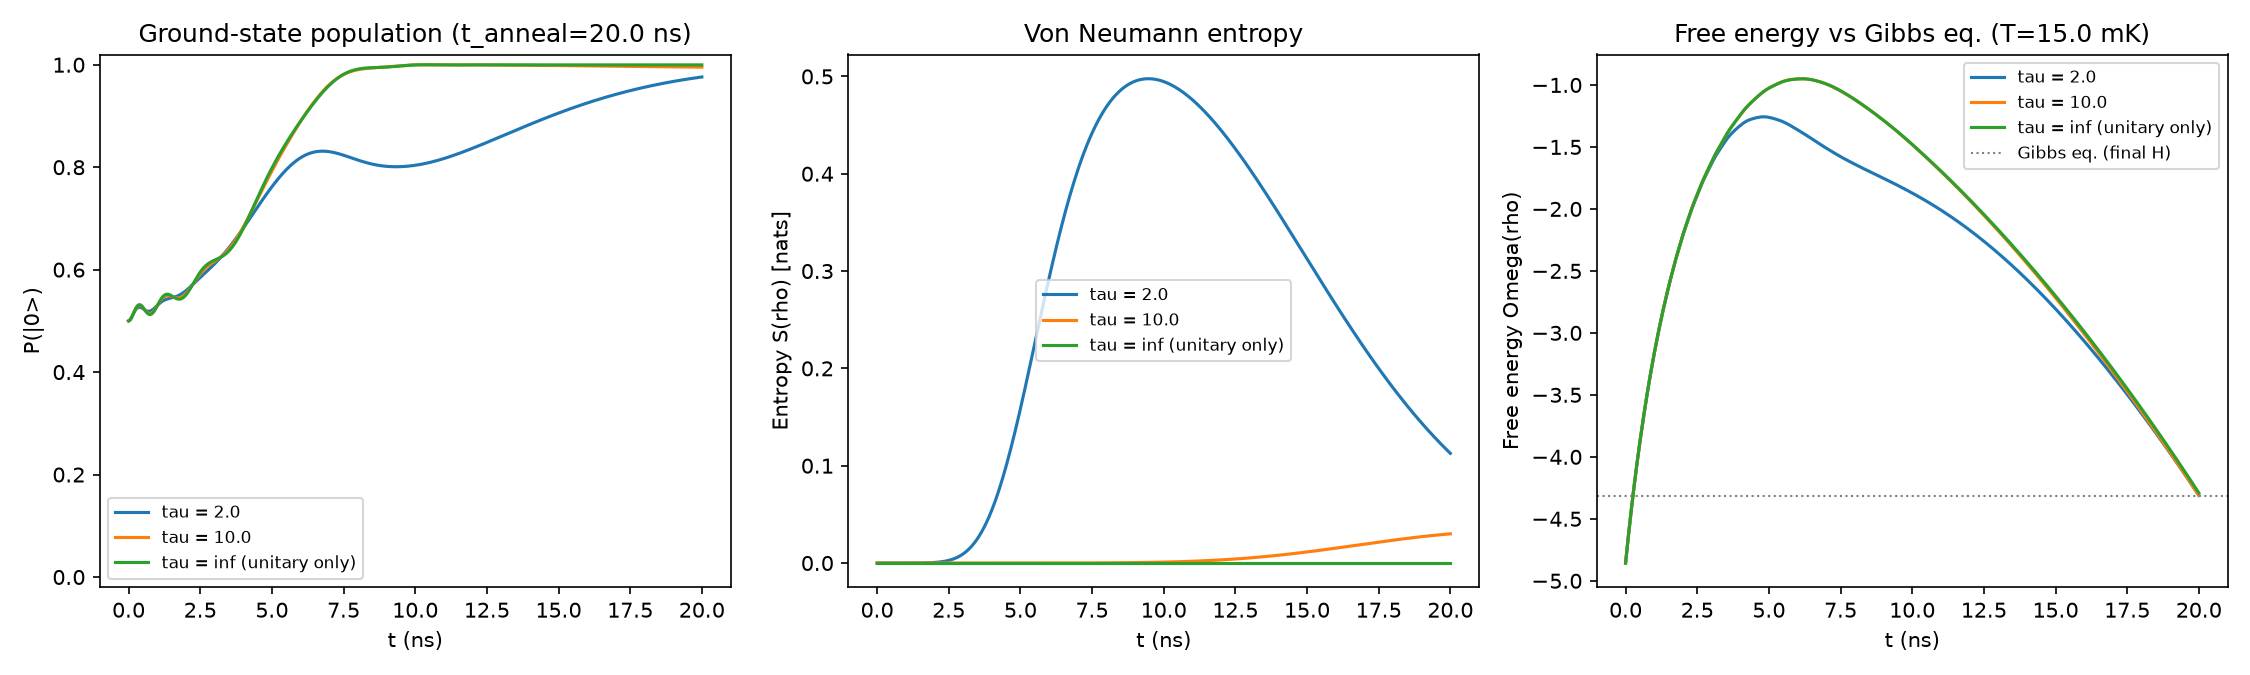

Python code for this plot:
"""
1-qubit D-Wave-style quantum annealing with bath-relaxation (Gibbs) dynamics.

Uses the real QPU annealing schedule A(s), B(s) read from a D-Wave datasheet
Excel export, and the Hamiltonian

    H(s) = -A(s)/2 * sigma_x + B(s)/2 * h1 * sigma_z

(see seaqt/dwave.py). Instead of SEAQT's fixed-energy dissipator, the
system relaxes toward a fixed-temperature bath via `bath_dissipator`:

    drho/dt = -i/hbar [H(t), rho] - (beta/(2 tau)) {F(rho, H(t), beta), rho}

with F the free-energy fluctuation operator. tau = inf reproduces plain
unitary annealing.

Run:  python examples/one_qubit_dwave_bath.py [--schedule PATH] [--t-anneal NS]
"""
from __future__ import annotations

import argparse
import os
import sys

import numpy as np
import matplotlib.pyplot as plt

sys.path.insert(0, os.path.dirname(os.path.dirname(os.path.abspath(__file__))))
from seaqt import bath_dissipator, entropy, evolve, free_energy, gibbs_state  # noqa: E402
from seaqt.dwave import beta_from_kelvin, hamiltonian_1qubit, load_schedule  # noqa: E402

DEFAULT_SCHEDULE = (
    r"C:\Users\andre\OneDrive\Documentos\Maestría\Julich\codigos"
    r"\09-1265A-C_Advantage_system5_3_annealing_schedule.xlsx"
)


def run(hamiltonian, t_anneal, tau, beta, n_points=400):
    rho0 = np.array([[0.5, 0.5], [0.5, 0.5]], dtype=complex)  # |+><+| (driver ground state)
    if np.isfinite(tau):
        diss = lambda t, rho, h: bath_dissipator(rho, h, beta, tau)  # noqa: E731
        res = evolve(rho0, hamiltonian=hamiltonian, t_span=(0, t_anneal),
                     dissipator=diss, n_points=n_points)
    else:
        res = evolve(rho0, hamiltonian=hamiltonian, t_span=(0, t_anneal), n_points=n_points)
    p0 = np.array([np.real(r[0, 0]) for r in res.rho])
    ent = np.array([entropy(r) for r in res.rho])
    omega = np.array([free_energy(r, hamiltonian(t), beta) for t, r in zip(res.t, res.rho)])
    return res.t, p0, ent, omega


def main():
    parser = argparse.ArgumentParser(description=__doc__)
    parser.add_argument("--schedule", default=DEFAULT_SCHEDULE, help="Path to the D-Wave annealing-schedule .xlsx")
    parser.add_argument("--sheet", default="processor-annealing-schedule")
    parser.add_argument("--t-anneal", type=float, default=20.0, help="Anneal time in ns (D-Wave default is ~20000 ns)")
    parser.add_argument("--h1", type=float, default=-1.0,
                         help="Linear bias h1. D-Wave's Ising convention is "
                              "H = ... + B(s)/2 * h1 * sigma_z (no leading minus sign), "
                              "so sigma_z eigenvalue +1 (|0>) has energy +B/2*h1: "
                              "ground state is |0> for h1<0, |1> for h1>0.")
    parser.add_argument("--bath-mk", type=float, default=15.0, help="Bath temperature in mK (D-Wave ~13-20 mK)")
    parser.add_argument("--tau", type=float, nargs="+", default=[2.0, 10.0], help="Relaxation time(s) tau, ns")
    args = parser.parse_args()

    if not os.path.exists(args.schedule):
        raise SystemExit(
            f"Schedule file not found: {args.schedule}\n"
            f"Pass --schedule PATH pointing to your D-Wave annealing-schedule .xlsx"
        )

    schedule = load_schedule(args.schedule, sheet_name=args.sheet)
    H = hamiltonian_1qubit(schedule, h1=args.h1, t_anneal=args.t_anneal)
    beta = beta_from_kelvin(args.bath_mk / 1000.0)

    print(f"Schedule: {args.schedule}")
    print(f"A(0)={schedule.A(0):.4f} GHz, A(1)={schedule.A(1):.4f} GHz")
    print(f"B(0)={schedule.B(0):.4f} GHz, B(1)={schedule.B(1):.4f} GHz")
    print(f"h1={args.h1}, t_anneal={args.t_anneal} ns, bath T={args.bath_mk} mK -> beta={beta:.4f} ns")

    taus = list(args.tau) + [np.inf]
    labels = {t: (f"tau = {t}" if np.isfinite(t) else "tau = inf (unitary only)") for t in taus}

    fig, axes = plt.subplots(1, 3, figsize=(15, 4.5))
    print(f"\n{'tau':>25} | {'P(|0>) final':>14} | {'entropy final':>14} | {'Omega final':>12}")
    for tau in taus:
        t, p0, ent, omega = run(H, args.t_anneal, tau, beta)
        axes[0].plot(t, p0, label=labels[tau])
        axes[1].plot(t, ent, label=labels[tau])
        axes[2].plot(t, omega, label=labels[tau])
        print(f"{labels[tau]:>25} | {p0[-1]:14.4f} | {ent[-1]:14.4f} | {omega[-1]:12.4f}")

    # Gibbs-state free energy at the final Hamiltonian, for reference
    h_final = H(args.t_anneal)
    omega_eq = free_energy(gibbs_state(h_final, beta), h_final, beta)
    axes[2].axhline(omega_eq, color="gray", linestyle=":", linewidth=1, label="Gibbs eq. (final H)")

    axes[0].set_xlabel("t (ns)"); axes[0].set_ylabel("P(|0>)")
    axes[0].set_title(f"Ground-state population (t_anneal={args.t_anneal} ns)")
    axes[0].legend(fontsize=8); axes[0].set_ylim(-0.02, 1.02)

    axes[1].set_xlabel("t (ns)"); axes[1].set_ylabel("Entropy S(rho) [nats]")
    axes[1].set_title("Von Neumann entropy"); axes[1].legend(fontsize=8)

    axes[2].set_xlabel("t (ns)"); axes[2].set_ylabel("Free energy Omega(rho)")
    axes[2].set_title(f"Free energy vs Gibbs eq. (T={args.bath_mk} mK)")
    axes[2].legend(fontsize=8)

    fig.tight_layout()
    out_path = os.path.join(os.path.dirname(os.path.abspath(__file__)), "one_qubit_dwave_bath.png")
    fig.savefig(out_path, dpi=150)
    print(f"\nSaved plot to {out_path}")


if __name__ == "__main__":
    main()
